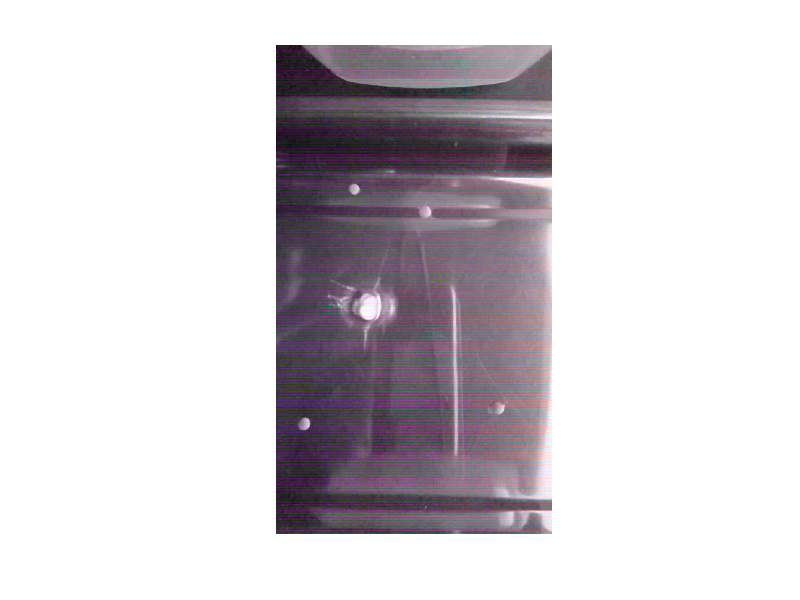

Write the MATLAB code that produced this figure. (Note: this script raises an error after producing the figure.)
%% TRIANGULATION SCRIPT

% Load data
load('impact_analysis.mat')
load('T0_image.mat')

% Calculate time matrix
DT  = repmat(T,1,4)-repmat(T',4,1);
CDT = vel*DT;

% Plot hyperbolas
figure
imshow(I)
hold on
for i = 1:3
    for j = (i+1):4
        cdt = CDT(i,j);
        V1  = P(i,:);
        V2  = P(j,:);
        fimplicit(@(x,y) hyperbola(x,y,V1,V2,cdt),'LineWidth',2)
    end
end
plot(PI(1),PI(2),'r+')
